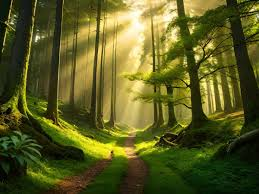
#> input picture program11/nature.jpeg, 259 x 194 px
$ python program11.py
#> lines starting #> are read from the running program, lines starting #| are printed output that depends on the picture
import cv2

# Read the image
image = cv2.imread('nature.jpeg', 1)
#> image is the input picture: shape (194, 259, 3); mean B, G, R 33.7, 91.7, 90.6

# Split the image into its color channels
B, G, R = cv2.split(image)
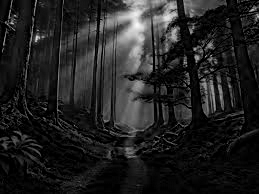
#> B: shape (194, 259); min 0, max 249, mean 33.7
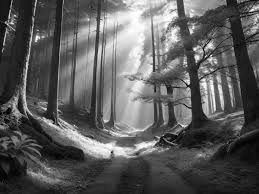
#> G: shape (194, 259); min 0, max 255, mean 91.7
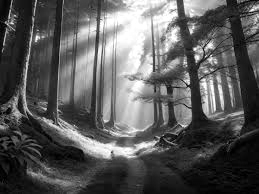
#> R: shape (194, 259); min 0, max 255, mean 90.6

# Display the original image
cv2.imshow('Original Image', image)
cv2.waitKey(0)

# Display the blue channel
cv2.imshow('Blue Channel', B)
cv2.waitKey(0)

# Display the green channel
cv2.imshow('Green Channel', G)
cv2.waitKey(0)

# Display the red channel
cv2.imshow('Red Channel', R)
cv2.waitKey(0)

# Close all the windows
cv2.destroyAllWindows()
